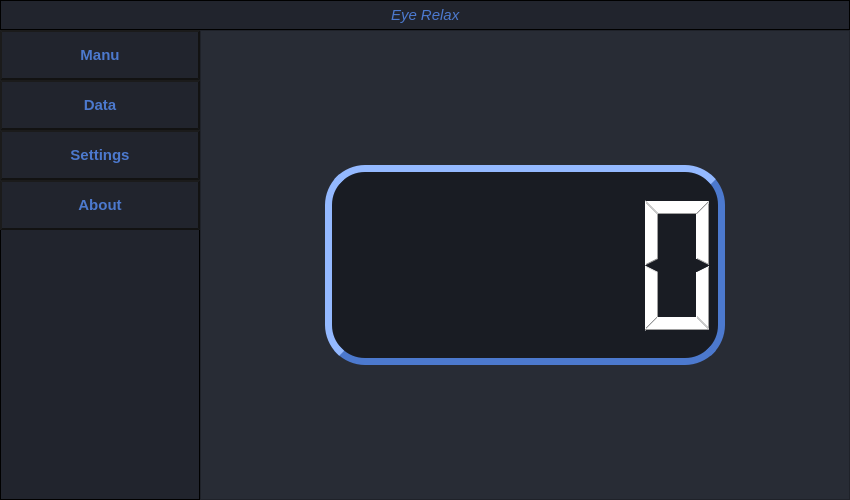
<?xml version="1.0" encoding="UTF-8"?>
<ui version="4.0">
 <class>MainWindow</class>
 <widget class="QMainWindow" name="MainWindow">
  <property name="geometry">
   <rect>
    <x>0</x>
    <y>0</y>
    <width>850</width>
    <height>500</height>
   </rect>
  </property>
  <property name="minimumSize">
   <size>
    <width>850</width>
    <height>500</height>
   </size>
  </property>
  <property name="maximumSize">
   <size>
    <width>16777215</width>
    <height>16777215</height>
   </size>
  </property>
  <property name="contextMenuPolicy">
   <enum>Qt::DefaultContextMenu</enum>
  </property>
  <property name="windowTitle">
   <string>MainWindow</string>
  </property>
  <property name="styleSheet">
   <string notr="true">background-color: rgb(26, 26, 26);
background-color: rgb(40, 44, 53);</string>
  </property>
  <widget class="QWidget" name="centralWidget">
   <layout class="QGridLayout" name="gridLayout">
    <property name="leftMargin">
     <number>0</number>
    </property>
    <property name="topMargin">
     <number>0</number>
    </property>
    <property name="rightMargin">
     <number>0</number>
    </property>
    <property name="bottomMargin">
     <number>0</number>
    </property>
    <property name="spacing">
     <number>0</number>
    </property>
    <item row="1" column="1">
     <widget class="QFrame" name="frameMain">
      <property name="frameShape">
       <enum>QFrame::StyledPanel</enum>
      </property>
      <property name="frameShadow">
       <enum>QFrame::Raised</enum>
      </property>
      <layout class="QGridLayout" name="gridLayout_2">
       <property name="leftMargin">
        <number>0</number>
       </property>
       <property name="topMargin">
        <number>0</number>
       </property>
       <property name="rightMargin">
        <number>0</number>
       </property>
       <property name="bottomMargin">
        <number>0</number>
       </property>
       <property name="spacing">
        <number>0</number>
       </property>
       <item row="0" column="0">
        <widget class="QStackedWidget" name="stackedWidget">
         <property name="currentIndex">
          <number>0</number>
         </property>
         <widget class="QWidget" name="ManuWidget">
          <layout class="QGridLayout" name="gridLayout_3">
           <property name="leftMargin">
            <number>0</number>
           </property>
           <property name="topMargin">
            <number>0</number>
           </property>
           <property name="rightMargin">
            <number>0</number>
           </property>
           <property name="bottomMargin">
            <number>0</number>
           </property>
           <property name="spacing">
            <number>0</number>
           </property>
           <item row="4" column="0">
            <spacer name="horizontalSpacer_12">
             <property name="orientation">
              <enum>Qt::Horizontal</enum>
             </property>
             <property name="sizeType">
              <enum>QSizePolicy::Fixed</enum>
             </property>
             <property name="sizeHint" stdset="0">
              <size>
               <width>124</width>
               <height>20</height>
              </size>
             </property>
            </spacer>
           </item>
           <item row="5" column="1">
            <spacer name="verticalSpacer_7">
             <property name="orientation">
              <enum>Qt::Vertical</enum>
             </property>
             <property name="sizeType">
              <enum>QSizePolicy::Fixed</enum>
             </property>
             <property name="sizeHint" stdset="0">
              <size>
               <width>50</width>
               <height>134</height>
              </size>
             </property>
            </spacer>
           </item>
           <item row="4" column="2">
            <spacer name="horizontalSpacer_11">
             <property name="orientation">
              <enum>Qt::Horizontal</enum>
             </property>
             <property name="sizeType">
              <enum>QSizePolicy::Fixed</enum>
             </property>
             <property name="sizeHint" stdset="0">
              <size>
               <width>124</width>
               <height>20</height>
              </size>
             </property>
            </spacer>
           </item>
           <item row="0" column="1">
            <spacer name="verticalSpacer_6">
             <property name="orientation">
              <enum>Qt::Vertical</enum>
             </property>
             <property name="sizeType">
              <enum>QSizePolicy::Fixed</enum>
             </property>
             <property name="sizeHint" stdset="0">
              <size>
               <width>1</width>
               <height>134</height>
              </size>
             </property>
            </spacer>
           </item>
           <item row="4" column="1">
            <widget class="QLCDNumber" name="clock">
             <property name="minimumSize">
              <size>
               <width>400</width>
               <height>200</height>
              </size>
             </property>
             <property name="maximumSize">
              <size>
               <width>800</width>
               <height>400</height>
              </size>
             </property>
             <property name="styleSheet">
              <string notr="true">color: white; background-color: rgb(25, 28, 35); border-radius: 40px; border-style: outset;border-width: 7px;border-color: rgb(76, 121, 206);</string>
             </property>
            </widget>
           </item>
          </layout>
         </widget>
         <widget class="QWidget" name="DataWidget"/>
         <widget class="QWidget" name="SettingsWidget">
          <layout class="QGridLayout" name="gridLayout_10">
           <item row="5" column="0">
            <spacer name="verticalSpacer_10">
             <property name="orientation">
              <enum>Qt::Vertical</enum>
             </property>
             <property name="sizeHint" stdset="0">
              <size>
               <width>20</width>
               <height>40</height>
              </size>
             </property>
            </spacer>
           </item>
           <item row="0" column="0">
            <widget class="QLabel" name="label_text_NightDay">
             <property name="minimumSize">
              <size>
               <width>157</width>
               <height>89</height>
              </size>
             </property>
             <property name="maximumSize">
              <size>
               <width>157</width>
               <height>89</height>
              </size>
             </property>
             <property name="styleSheet">
              <string notr="true">color: rgb(18, 18, 18); border-width: 0px; font: bold 20px; padding: 6px;
</string>
             </property>
             <property name="text">
              <string>night version</string>
             </property>
            </widget>
           </item>
           <item row="0" column="2">
            <widget class="QPushButton" name="pbNightDay">
             <property name="styleSheet">
              <string notr="true">background: transparent;</string>
             </property>
             <property name="text">
              <string/>
             </property>
             <property name="icon">
              <iconset>
               <normaloff>../QT/Photos/night-button.png</normaloff>../QT/Photos/night-button.png</iconset>
             </property>
             <property name="iconSize">
              <size>
               <width>80</width>
               <height>80</height>
              </size>
             </property>
            </widget>
           </item>
           <item row="2" column="0">
            <spacer name="verticalSpacer_11">
             <property name="orientation">
              <enum>Qt::Vertical</enum>
             </property>
             <property name="sizeType">
              <enum>QSizePolicy::Fixed</enum>
             </property>
             <property name="sizeHint" stdset="0">
              <size>
               <width>20</width>
               <height>40</height>
              </size>
             </property>
            </spacer>
           </item>
           <item row="0" column="3">
            <spacer name="horizontalSpacer_4">
             <property name="orientation">
              <enum>Qt::Horizontal</enum>
             </property>
             <property name="sizeType">
              <enum>QSizePolicy::Fixed</enum>
             </property>
             <property name="sizeHint" stdset="0">
              <size>
               <width>800</width>
               <height>20</height>
              </size>
             </property>
            </spacer>
           </item>
           <item row="0" column="1">
            <spacer name="horizontalSpacer_3">
             <property name="orientation">
              <enum>Qt::Horizontal</enum>
             </property>
             <property name="sizeType">
              <enum>QSizePolicy::Fixed</enum>
             </property>
             <property name="sizeHint" stdset="0">
              <size>
               <width>20</width>
               <height>20</height>
              </size>
             </property>
            </spacer>
           </item>
           <item row="3" column="0">
            <widget class="QLabel" name="label_text_SetTime">
             <property name="minimumSize">
              <size>
               <width>157</width>
               <height>89</height>
              </size>
             </property>
             <property name="maximumSize">
              <size>
               <width>157</width>
               <height>89</height>
              </size>
             </property>
             <property name="styleSheet">
              <string notr="true">color: rgb(18, 18, 18); border-width: 0px; font: bold 20px; padding: 6px;</string>
             </property>
             <property name="text">
              <string>   Set  time</string>
             </property>
            </widget>
           </item>
           <item row="3" column="1">
            <spacer name="horizontalSpacer_5">
             <property name="orientation">
              <enum>Qt::Horizontal</enum>
             </property>
             <property name="sizeType">
              <enum>QSizePolicy::Fixed</enum>
             </property>
             <property name="sizeHint" stdset="0">
              <size>
               <width>20</width>
               <height>20</height>
              </size>
             </property>
            </spacer>
           </item>
           <item row="3" column="3">
            <spacer name="horizontalSpacer_6">
             <property name="orientation">
              <enum>Qt::Horizontal</enum>
             </property>
             <property name="sizeHint" stdset="0">
              <size>
               <width>800</width>
               <height>20</height>
              </size>
             </property>
            </spacer>
           </item>
           <item row="3" column="2" rowspan="2">
            <widget class="QLineEdit" name="lineEdit_time">
             <property name="minimumSize">
              <size>
               <width>0</width>
               <height>50</height>
              </size>
             </property>
             <property name="maximumSize">
              <size>
               <width>93</width>
               <height>50</height>
              </size>
             </property>
             <property name="styleSheet">
              <string notr="true">color: rgb(76, 121, 206); background-color: rgb(25, 28, 35); border-radius: 15px; border-style: outset;border-width: 3px;border-color: rgb(76, 121, 206);font: bold 15px;</string>
             </property>
            </widget>
           </item>
          </layout>
         </widget>
         <widget class="QWidget" name="AboutWidget">
          <property name="styleSheet">
           <string notr="true"/>
          </property>
          <layout class="QGridLayout" name="gridLayout_4">
           <property name="leftMargin">
            <number>0</number>
           </property>
           <property name="topMargin">
            <number>0</number>
           </property>
           <property name="rightMargin">
            <number>0</number>
           </property>
           <property name="bottomMargin">
            <number>0</number>
           </property>
           <property name="spacing">
            <number>0</number>
           </property>
           <item row="1" column="0">
            <widget class="QFrame" name="frameAbout">
             <property name="minimumSize">
              <size>
               <width>0</width>
               <height>400</height>
              </size>
             </property>
             <property name="frameShape">
              <enum>QFrame::StyledPanel</enum>
             </property>
             <property name="frameShadow">
              <enum>QFrame::Raised</enum>
             </property>
             <layout class="QGridLayout" name="gridLayout_9">
              <property name="leftMargin">
               <number>0</number>
              </property>
              <property name="topMargin">
               <number>0</number>
              </property>
              <property name="rightMargin">
               <number>0</number>
              </property>
              <property name="bottomMargin">
               <number>10</number>
              </property>
              <property name="spacing">
               <number>10</number>
              </property>
              <item row="0" column="0">
               <widget class="QFrame" name="frame_authors_text">
                <property name="maximumSize">
                 <size>
                  <width>16777215</width>
                  <height>50</height>
                 </size>
                </property>
                <property name="frameShape">
                 <enum>QFrame::StyledPanel</enum>
                </property>
                <property name="frameShadow">
                 <enum>QFrame::Raised</enum>
                </property>
                <layout class="QGridLayout" name="gridLayout_5">
                 <property name="leftMargin">
                  <number>0</number>
                 </property>
                 <property name="topMargin">
                  <number>0</number>
                 </property>
                 <property name="rightMargin">
                  <number>0</number>
                 </property>
                 <property name="bottomMargin">
                  <number>0</number>
                 </property>
                 <item row="0" column="1">
                  <spacer name="horizontalSpacer_9">
                   <property name="orientation">
                    <enum>Qt::Horizontal</enum>
                   </property>
                   <property name="sizeHint" stdset="0">
                    <size>
                     <width>40</width>
                     <height>20</height>
                    </size>
                   </property>
                  </spacer>
                 </item>
                 <item row="0" column="3">
                  <spacer name="horizontalSpacer_10">
                   <property name="orientation">
                    <enum>Qt::Horizontal</enum>
                   </property>
                   <property name="sizeHint" stdset="0">
                    <size>
                     <width>40</width>
                     <height>20</height>
                    </size>
                   </property>
                  </spacer>
                 </item>
                 <item row="0" column="2">
                  <widget class="QLabel" name="label_authors">
                   <property name="styleSheet">
                    <string notr="true">color: white; border-width: 0px; font: bold 30px; padding: 6px;</string>
                   </property>
                   <property name="text">
                    <string>Authors</string>
                   </property>
                  </widget>
                 </item>
                </layout>
               </widget>
              </item>
              <item row="3" column="0">
               <widget class="QFrame" name="frame_info">
                <property name="minimumSize">
                 <size>
                  <width>648</width>
                  <height>50</height>
                 </size>
                </property>
                <property name="maximumSize">
                 <size>
                  <width>16777215</width>
                  <height>16777215</height>
                 </size>
                </property>
                <property name="styleSheet">
                 <string notr="true"/>
                </property>
                <property name="frameShape">
                 <enum>QFrame::StyledPanel</enum>
                </property>
                <property name="frameShadow">
                 <enum>QFrame::Raised</enum>
                </property>
                <layout class="QGridLayout" name="gridLayout_8">
                 <property name="leftMargin">
                  <number>0</number>
                 </property>
                 <item row="1" column="0">
                  <widget class="QLabel" name="label_text_info">
                   <property name="styleSheet">
                    <string notr="true">color: white; border-width: 0px; font: bold 11px; padding: 6px;
</string>
                   </property>
                   <property name="text">
                    <string>This progect....</string>
                   </property>
                  </widget>
                 </item>
                 <item row="2" column="0">
                  <spacer name="verticalSpacer_8">
                   <property name="orientation">
                    <enum>Qt::Vertical</enum>
                   </property>
                   <property name="sizeHint" stdset="0">
                    <size>
                     <width>20</width>
                     <height>241</height>
                    </size>
                   </property>
                  </spacer>
                 </item>
                 <item row="1" column="1">
                  <spacer name="horizontalSpacer_13">
                   <property name="orientation">
                    <enum>Qt::Horizontal</enum>
                   </property>
                   <property name="sizeHint" stdset="0">
                    <size>
                     <width>513</width>
                     <height>20</height>
                    </size>
                   </property>
                  </spacer>
                 </item>
                </layout>
               </widget>
              </item>
              <item row="1" column="0">
               <widget class="QFrame" name="autors_frame">
                <property name="minimumSize">
                 <size>
                  <width>648</width>
                  <height>48</height>
                 </size>
                </property>
                <property name="maximumSize">
                 <size>
                  <width>16777215</width>
                  <height>200</height>
                 </size>
                </property>
                <property name="frameShape">
                 <enum>QFrame::StyledPanel</enum>
                </property>
                <property name="frameShadow">
                 <enum>QFrame::Raised</enum>
                </property>
                <layout class="QGridLayout" name="gridLayout_7" rowstretch="0" columnstretch="0,0,0,0,0,0,0,0,0,0,0">
                 <property name="leftMargin">
                  <number>0</number>
                 </property>
                 <property name="topMargin">
                  <number>0</number>
                 </property>
                 <property name="rightMargin">
                  <number>0</number>
                 </property>
                 <property name="bottomMargin">
                  <number>0</number>
                 </property>
                 <property name="spacing">
                  <number>0</number>
                 </property>
                 <item row="0" column="1">
                  <layout class="QGridLayout" name="gridLayout_6">
                   <item row="2" column="0">
                    <spacer name="verticalSpacer">
                     <property name="orientation">
                      <enum>Qt::Vertical</enum>
                     </property>
                     <property name="sizeHint" stdset="0">
                      <size>
                       <width>20</width>
                       <height>40</height>
                      </size>
                     </property>
                    </spacer>
                   </item>
                   <item row="0" column="0">
                    <widget class="QLabel" name="PatrykLabel">
                     <property name="minimumSize">
                      <size>
                       <width>80</width>
                       <height>80</height>
                      </size>
                     </property>
                     <property name="maximumSize">
                      <size>
                       <width>80</width>
                       <height>80</height>
                      </size>
                     </property>
                     <property name="styleSheet">
                      <string notr="true">border-radius: 0px; border-width: 0px;border-color: white;</string>
                     </property>
                     <property name="frameShape">
                      <enum>QFrame::HLine</enum>
                     </property>
                     <property name="text">
                      <string/>
                     </property>
                     <property name="pixmap">
                      <pixmap>../QT/Photos/patryk.png</pixmap>
                     </property>
                     <property name="scaledContents">
                      <bool>true</bool>
                     </property>
                    </widget>
                   </item>
                   <item row="1" column="0">
                    <widget class="QLabel" name="label_text_patryk">
                     <property name="styleSheet">
                      <string notr="true">color: white; border-width: 0px; font: bold 11px; padding: 6px;</string>
                     </property>
                     <property name="text">
                      <string>     Patryk 
 Margasiński</string>
                     </property>
                    </widget>
                   </item>
                  </layout>
                 </item>
                 <item row="0" column="7">
                  <layout class="QVBoxLayout" name="verticalLayout_4">
                   <item>
                    <widget class="QLabel" name="KonradLabel">
                     <property name="minimumSize">
                      <size>
                       <width>80</width>
                       <height>80</height>
                      </size>
                     </property>
                     <property name="maximumSize">
                      <size>
                       <width>80</width>
                       <height>80</height>
                      </size>
                     </property>
                     <property name="styleSheet">
                      <string notr="true">border-radius: 0px; border-width: 0px;border-color: white;
</string>
                     </property>
                     <property name="text">
                      <string/>
                     </property>
                     <property name="pixmap">
                      <pixmap>../QT/Photos/konrad.png</pixmap>
                     </property>
                     <property name="scaledContents">
                      <bool>true</bool>
                     </property>
                    </widget>
                   </item>
                   <item>
                    <widget class="QLabel" name="label_text_konrad">
                     <property name="styleSheet">
                      <string notr="true">color: white; border-width: 0px; font: bold 11px; padding: 6px;</string>
                     </property>
                     <property name="text">
                      <string>    Konrad 
   Siuzdak</string>
                     </property>
                    </widget>
                   </item>
                   <item>
                    <spacer name="verticalSpacer_4">
                     <property name="orientation">
                      <enum>Qt::Vertical</enum>
                     </property>
                     <property name="sizeHint" stdset="0">
                      <size>
                       <width>20</width>
                       <height>40</height>
                      </size>
                     </property>
                    </spacer>
                   </item>
                  </layout>
                 </item>
                 <item row="0" column="8">
                  <spacer name="horizontalSpacer_19">
                   <property name="orientation">
                    <enum>Qt::Horizontal</enum>
                   </property>
                   <property name="sizeHint" stdset="0">
                    <size>
                     <width>40</width>
                     <height>20</height>
                    </size>
                   </property>
                  </spacer>
                 </item>
                 <item row="0" column="0">
                  <spacer name="horizontalSpacer_17">
                   <property name="orientation">
                    <enum>Qt::Horizontal</enum>
                   </property>
                   <property name="sizeHint" stdset="0">
                    <size>
                     <width>40</width>
                     <height>20</height>
                    </size>
                   </property>
                  </spacer>
                 </item>
                 <item row="0" column="4">
                  <spacer name="horizontalSpacer_15">
                   <property name="orientation">
                    <enum>Qt::Horizontal</enum>
                   </property>
                   <property name="sizeHint" stdset="0">
                    <size>
                     <width>40</width>
                     <height>20</height>
                    </size>
                   </property>
                  </spacer>
                 </item>
                 <item row="0" column="5">
                  <layout class="QVBoxLayout" name="verticalLayout_3">
                   <item>
                    <widget class="QLabel" name="StanislavLabel">
                     <property name="minimumSize">
                      <size>
                       <width>80</width>
                       <height>80</height>
                      </size>
                     </property>
                     <property name="maximumSize">
                      <size>
                       <width>80</width>
                       <height>80</height>
                      </size>
                     </property>
                     <property name="styleSheet">
                      <string notr="true">border-radius: 0px; border-width: 0px;border-color: white;
</string>
                     </property>
                     <property name="text">
                      <string/>
                     </property>
                     <property name="pixmap">
                      <pixmap>../QT/Photos/stanislav1.png</pixmap>
                     </property>
                     <property name="scaledContents">
                      <bool>true</bool>
                     </property>
                    </widget>
                   </item>
                   <item>
                    <widget class="QLabel" name="label_text_stanislav">
                     <property name="styleSheet">
                      <string notr="true">color: white; border-width: 0px; font: bold 11px; padding: 6px;</string>
                     </property>
                     <property name="text">
                      <string>  Stanislav
Shelemekh</string>
                     </property>
                    </widget>
                   </item>
                   <item>
                    <spacer name="verticalSpacer_3">
                     <property name="orientation">
                      <enum>Qt::Vertical</enum>
                     </property>
                     <property name="sizeHint" stdset="0">
                      <size>
                       <width>20</width>
                       <height>40</height>
                      </size>
                     </property>
                    </spacer>
                   </item>
                  </layout>
                 </item>
                 <item row="0" column="10">
                  <spacer name="horizontalSpacer_18">
                   <property name="orientation">
                    <enum>Qt::Horizontal</enum>
                   </property>
                   <property name="sizeHint" stdset="0">
                    <size>
                     <width>40</width>
                     <height>20</height>
                    </size>
                   </property>
                  </spacer>
                 </item>
                 <item row="0" column="9">
                  <layout class="QVBoxLayout" name="verticalLayout_5">
                   <item>
                    <widget class="QLabel" name="MichalLabel">
                     <property name="minimumSize">
                      <size>
                       <width>80</width>
                       <height>80</height>
                      </size>
                     </property>
                     <property name="maximumSize">
                      <size>
                       <width>80</width>
                       <height>80</height>
                      </size>
                     </property>
                     <property name="styleSheet">
                      <string notr="true">border-radius: 0px; border-width: 0px;border-color: white;
</string>
                     </property>
                     <property name="text">
                      <string/>
                     </property>
                     <property name="pixmap">
                      <pixmap>../QT/Photos/michal.png</pixmap>
                     </property>
                     <property name="scaledContents">
                      <bool>true</bool>
                     </property>
                    </widget>
                   </item>
                   <item>
                    <widget class="QLabel" name="label_text_michal">
                     <property name="styleSheet">
                      <string notr="true">color: white; border-width: 0px; font: bold 11px; padding: 6px;
</string>
                     </property>
                     <property name="text">
                      <string>    Michał 
  Stefaniuk</string>
                     </property>
                    </widget>
                   </item>
                   <item>
                    <spacer name="verticalSpacer_5">
                     <property name="orientation">
                      <enum>Qt::Vertical</enum>
                     </property>
                     <property name="sizeHint" stdset="0">
                      <size>
                       <width>20</width>
                       <height>40</height>
                      </size>
                     </property>
                    </spacer>
                   </item>
                  </layout>
                 </item>
                 <item row="0" column="2">
                  <spacer name="horizontalSpacer_16">
                   <property name="orientation">
                    <enum>Qt::Horizontal</enum>
                   </property>
                   <property name="sizeHint" stdset="0">
                    <size>
                     <width>40</width>
                     <height>20</height>
                    </size>
                   </property>
                  </spacer>
                 </item>
                 <item row="0" column="3">
                  <layout class="QVBoxLayout" name="verticalLayout_2">
                   <item>
                    <widget class="QLabel" name="EugeneLabel">
                     <property name="minimumSize">
                      <size>
                       <width>80</width>
                       <height>80</height>
                      </size>
                     </property>
                     <property name="maximumSize">
                      <size>
                       <width>80</width>
                       <height>80</height>
                      </size>
                     </property>
                     <property name="styleSheet">
                      <string notr="true">border-radius: 0px; border-width: 0px;border-color: white;

</string>
                     </property>
                     <property name="text">
                      <string/>
                     </property>
                     <property name="pixmap">
                      <pixmap>../QT/Photos/eugene.png</pixmap>
                     </property>
                     <property name="scaledContents">
                      <bool>true</bool>
                     </property>
                    </widget>
                   </item>
                   <item>
                    <widget class="QLabel" name="label_text_oros">
                     <property name="styleSheet">
                      <string notr="true">color: white; border-width: 0px; font: bold 11px; padding: 6px;

</string>
                     </property>
                     <property name="text">
                      <string>   Yevhenii 
       Oros</string>
                     </property>
                    </widget>
                   </item>
                   <item>
                    <spacer name="verticalSpacer_2">
                     <property name="orientation">
                      <enum>Qt::Vertical</enum>
                     </property>
                     <property name="sizeHint" stdset="0">
                      <size>
                       <width>20</width>
                       <height>40</height>
                      </size>
                     </property>
                    </spacer>
                   </item>
                  </layout>
                 </item>
                 <item row="0" column="6">
                  <spacer name="horizontalSpacer_14">
                   <property name="orientation">
                    <enum>Qt::Horizontal</enum>
                   </property>
                   <property name="sizeHint" stdset="0">
                    <size>
                     <width>40</width>
                     <height>20</height>
                    </size>
                   </property>
                  </spacer>
                 </item>
                </layout>
               </widget>
              </item>
              <item row="4" column="0">
               <spacer name="verticalSpacer_9">
                <property name="orientation">
                 <enum>Qt::Vertical</enum>
                </property>
                <property name="sizeHint" stdset="0">
                 <size>
                  <width>20</width>
                  <height>40</height>
                 </size>
                </property>
               </spacer>
              </item>
             </layout>
            </widget>
           </item>
          </layout>
         </widget>
        </widget>
       </item>
      </layout>
     </widget>
    </item>
    <item row="0" column="0" colspan="2">
     <widget class="QFrame" name="frameTop">
      <property name="minimumSize">
       <size>
        <width>0</width>
        <height>30</height>
       </size>
      </property>
      <property name="maximumSize">
       <size>
        <width>16777215</width>
        <height>30</height>
       </size>
      </property>
      <property name="styleSheet">
       <string notr="true">border-color: rgb(0, 0, 0);border-width : 1.2px;border-style:inset;background-color: rgb(33, 36, 45);</string>
      </property>
      <property name="frameShape">
       <enum>QFrame::StyledPanel</enum>
      </property>
      <property name="frameShadow">
       <enum>QFrame::Raised</enum>
      </property>
      <layout class="QHBoxLayout" name="horizontalLayout">
       <property name="spacing">
        <number>0</number>
       </property>
       <property name="leftMargin">
        <number>0</number>
       </property>
       <property name="topMargin">
        <number>0</number>
       </property>
       <property name="rightMargin">
        <number>0</number>
       </property>
       <property name="bottomMargin">
        <number>0</number>
       </property>
       <item>
        <spacer name="horizontalSpacer">
         <property name="orientation">
          <enum>Qt::Horizontal</enum>
         </property>
         <property name="sizeHint" stdset="0">
          <size>
           <width>40</width>
           <height>20</height>
          </size>
         </property>
        </spacer>
       </item>
       <item>
        <widget class="QLabel" name="label_text_top">
         <property name="styleSheet">
          <string notr="true"> color: rgb(76, 121, 206); font: bold 15px; padding: 6px;  font: italic 15px;border-width: 0px;</string>
         </property>
         <property name="text">
          <string>Eye Relax</string>
         </property>
        </widget>
       </item>
       <item>
        <spacer name="horizontalSpacer_2">
         <property name="orientation">
          <enum>Qt::Horizontal</enum>
         </property>
         <property name="sizeHint" stdset="0">
          <size>
           <width>40</width>
           <height>20</height>
          </size>
         </property>
        </spacer>
       </item>
      </layout>
     </widget>
    </item>
    <item row="1" column="0">
     <widget class="QFrame" name="frameChoose">
      <property name="minimumSize">
       <size>
        <width>200</width>
        <height>0</height>
       </size>
      </property>
      <property name="maximumSize">
       <size>
        <width>200</width>
        <height>16777215</height>
       </size>
      </property>
      <property name="layoutDirection">
       <enum>Qt::LeftToRight</enum>
      </property>
      <property name="styleSheet">
       <string notr="true">border-color: rgb(0, 0, 0);border-width : 1px;border-style:inset;background-color: rgb(33, 36, 45);</string>
      </property>
      <property name="frameShape">
       <enum>QFrame::StyledPanel</enum>
      </property>
      <property name="frameShadow">
       <enum>QFrame::Raised</enum>
      </property>
      <widget class="QPushButton" name="pbManu">
       <property name="geometry">
        <rect>
         <x>0</x>
         <y>0</y>
         <width>200</width>
         <height>50</height>
        </rect>
       </property>
       <property name="styleSheet">
        <string notr="true">color: rgb(76, 121, 206);background-color: rgb(33, 36, 45);border-style: outset;border-width: 2px;border-color: rgb(18, 18, 18);font: bold 15px;min-width: 10em;padding: 6px;</string>
       </property>
       <property name="text">
        <string>Manu</string>
       </property>
       <property name="checkable">
        <bool>true</bool>
       </property>
       <property name="checked">
        <bool>true</bool>
       </property>
       <property name="autoRepeat">
        <bool>false</bool>
       </property>
       <attribute name="buttonGroup">
        <string notr="true">buttonGroup</string>
       </attribute>
      </widget>
      <widget class="QPushButton" name="pbData">
       <property name="geometry">
        <rect>
         <x>0</x>
         <y>50</y>
         <width>200</width>
         <height>50</height>
        </rect>
       </property>
       <property name="styleSheet">
        <string notr="true">color: rgb(76, 121, 206);background-color: rgb(33, 36, 45);border-style: outset;border-width: 2px;border-color: rgb(18, 18, 18);font: bold 15px;min-width: 10em;padding: 6px;</string>
       </property>
       <property name="text">
        <string>Data</string>
       </property>
       <attribute name="buttonGroup">
        <string notr="true">buttonGroup</string>
       </attribute>
      </widget>
      <widget class="QPushButton" name="pbSettings">
       <property name="geometry">
        <rect>
         <x>0</x>
         <y>100</y>
         <width>200</width>
         <height>50</height>
        </rect>
       </property>
       <property name="styleSheet">
        <string notr="true">color: rgb(76, 121, 206);background-color: rgb(33, 36, 45);border-style: outset;border-width: 2px;border-color: rgb(18, 18, 18);font: bold 15px;min-width: 10em;padding: 6px;</string>
       </property>
       <property name="text">
        <string>Settings</string>
       </property>
       <attribute name="buttonGroup">
        <string notr="true">buttonGroup</string>
       </attribute>
      </widget>
      <widget class="QPushButton" name="pbAbout">
       <property name="geometry">
        <rect>
         <x>0</x>
         <y>150</y>
         <width>200</width>
         <height>50</height>
        </rect>
       </property>
       <property name="styleSheet">
        <string notr="true">color: rgb(76, 121, 206);background-color: rgb(33, 36, 45);border-style: outset;border-width: 2px;border-color: rgb(18, 18, 18);font: bold 15px;min-width: 10em;padding: 6px;</string>
       </property>
       <property name="text">
        <string>About</string>
       </property>
       <property name="iconSize">
        <size>
         <width>20</width>
         <height>20</height>
        </size>
       </property>
       <attribute name="buttonGroup">
        <string notr="true">buttonGroup</string>
       </attribute>
      </widget>
     </widget>
    </item>
   </layout>
  </widget>
 </widget>
 <layoutdefault spacing="6" margin="11"/>
 <tabstops>
  <tabstop>pbData</tabstop>
  <tabstop>pbSettings</tabstop>
  <tabstop>pbAbout</tabstop>
  <tabstop>pbManu</tabstop>
 </tabstops>
 <resources/>
 <connections/>
 <buttongroups>
  <buttongroup name="buttonGroup"/>
 </buttongroups>
</ui>
